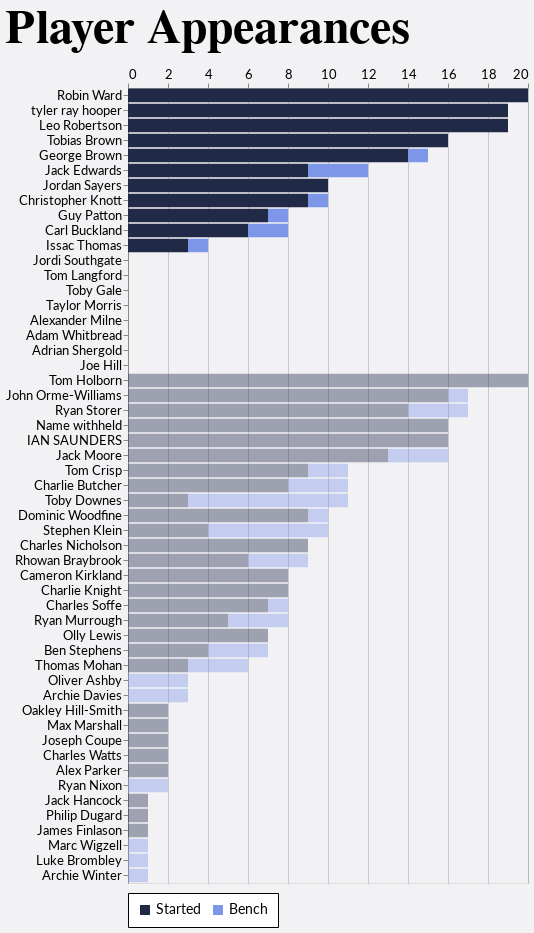

The cell this chart's notebook holds for it:
### Code cell
import altair as alt
from python.chart_helpers import *

# Stacked bar chart with Starts and Bench appearances per player
chart = alt.Chart(
    df.sort_values(['Highlight', 'Appearances'], ascending=[False, False])
).transform_fold(
    ['Start', 'Bench'],
    as_=['Appearance', 'Count'],
).mark_bar().encode(
    x=alt.X('sum(Count):Q', axis=alt.Axis(title=None, orient="top")),
    y=alt.Y(
        'Player:N',
        sort=alt.EncodingSortField(
            field='Highlight',
            order='descending',
            op='max'
        ),
        title=None
    ),
    color=alt.Color('Appearance:N',
        scale=alt.Scale(domain=['Start', 'Bench'], range=['#202946', '#7d96e8']),
        legend=alt.Legend(title=None, direction="horizontal", titleOrient="left", orient="bottom", labelExpr="datum.value == 'Start' ? 'Started' : 'Bench'"),
    ),
    opacity=alt.Opacity('Highlight:N', scale=alt.Scale(domain=[True, False], range=[1.0, 0.4]), legend=None),
    order=alt.Order('Appearance:N', sort='descending'),
    tooltip=[
        alt.Tooltip('Player:N', title='Player'),
        alt.Tooltip('sum(Count):Q', title='Appearances'),
        alt.Tooltip('Appearance:N', title='Type')
    ]
).properties(
    width=400,
    height=alt.Step(15),
    title='Player Appearances'
)

chart

### Figure 1 — Vega-Lite specification as saved in the notebook (floating-point values rounded to 4 significant figures)
{"config": {"axis": {"labelFont": "Lato, sans-serif", "titleFont": "PT Sans Narrow, Helvetica Neue, Helvetica, Arial, sans-serif", "labelFontSize": 13, "titleFontSize": 24, "gridColor": "#202947", "gridOpacity": 0.2}, "header": {"labelFont": "PT Sans Narrow, Helvetica Neue, Helvetica, Arial, sans-serif", "titleFont": "PT Sans Narrow, Helvetica Neue, Helvetica, Arial, sans-serif", "labelFontSize": 24, "titleFontSize": 28, "labelFontWeight": "bold", "orient": "left"}, "legend": {"labelFont": "Lato, sans-serif", "titleFont": "PT Sans Narrow, Helvetica Neue, Helvetica, Arial, sans-serif", "labelFontSize": 14, "titleFontSize": 16, "titlePadding": 5, "fillColor": "white", "strokeColor": "black", "padding": 10, "titleFontWeight": "lighter", "titleFontStyle": "italic", "titleColor": "gray", "offset": 10}, "title": {"font": "PT Sans Narrow, Helvetica Neue, Helvetica, Arial, sans-serif", "fontSize": 48, "fontWeight": "bold", "anchor": "start", "align": "center", "titlePadding": 20, "subtitlePadding": 10, "subtitleFontSize": 13, "subtitleColor": "", "subtitleFontStyle": "italic", "offset": 15, "color": "black"}, "axisX": {"labelAngle": 0}, "facet": {"title": null, "header": null, "align": {"row": "each", "column": "each"}}, "resolve": {"scale": {"y": "independent", "facet": "independent"}}, "background": "#f2f1f4"}, "data": {"name": "data-11bba83cf526e9bb4881eab44f7adfa8"}, "mark": {"type": "bar"}, "encoding": {"color": {"field": "Appearance", "legend": {"direction": "horizontal", "labelExpr": "datum.value == 'Start' ? 'Started' : 'Bench'", "orient": "bottom", "title": null, "titleOrient": "left"}, "scale": {"domain": ["Start", "Bench"], "range": ["#202946", "#7d96e8"]}, "type": "nominal"}, "opacity": {"field": "Highlight", "legend": null, "scale": {"domain": [true, false], "range": [1.0, 0.4]}, "type": "nominal"}, "order": {"field": "Appearance", "sort": "descending", "type": "nominal"}, "tooltip": [{"field": "Player", "title": "Player", "type": "nominal"}, {"aggregate": "sum", "field": "Count", "title": "Appearances", "type": "quantitative"}, {"field": "Appearance", "title": "Type", "type": "nominal"}], "x": {"aggregate": "sum", "axis": {"orient": "top", "title": null}, "field": "Count", "type": "quantitative"}, "y": {"field": "Player", "sort": {"field": "Highlight", "op": "max", "order": "descending"}, "title": null, "type": "nominal"}}, "height": {"step": 15}, "title": "Player Appearances", "transform": [{"fold": ["Start", "Bench"], "as": ["Appearance", "Count"]}], "width": 400, "$schema": "https://vega.github.io/schema/vega-lite/v5.20.1.json", "datasets": {"data-11bba83cf526e9bb4881eab44f7adfa8": [{"Player": "Robin Ward", "Start": 20, "Appearances": 20, "Bench": 0, "Highlight": true}, {"Player": "tyler ray hooper", "Start": 19, "Appearances": 19, "Bench": 0, "Highlight": true}, {"Player": "Leo Robertson", "Start": 19, "Appearances": 19, "Bench": 0, "Highlight": true}, {"Player": "Tobias Brown", "Start": 16, "Appearances": 16, "Bench": 0, "Highlight": true}, {"Player": "George Brown", "Start": 14, "Appearances": 15, "Bench": 1, "Highlight": true}, {"Player": "Jack Edwards", "Start": 9, "Appearances": 12, "Bench": 3, "Highlight": true}, {"Player": "Jordan Sayers", "Start": 10, "Appearances": 10, "Bench": 0, "Highlight": true}, {"Player": "Christopher Knott", "Start": 9, "Appearances": 10, "Bench": 1, "Highlight": true}, {"Player": "Guy Patton", "Start": 7, "Appearances": 8, "Bench": 1, "Highlight": true}, {"Player": "Carl Buckland", "Start": 6, "Appearances": 8, "Bench": 2, "Highlight": true}, {"Player": "Issac Thomas", "Start": 3, "Appearances": 4, "Bench": 1, "Highlight": true}, {"Player": "Jordi Southgate", "Start": 0, "Appearances": 0, "Bench": 0, "Highlight": true}, {"Player": "Tom Langford", "Start": 0, "Appearances": 0, "Bench": 0, "Highlight": true}, {"Player": "Toby Gale", "Start": 0, "Appearances": 0, "Bench": 0, "Highlight": true}, {"Player": "Taylor Morris", "Start": 0, "Appearances": 0, "Bench": 0, "Highlight": true}, {"Player": "Alexander Milne", "Start": 0, "Appearances": 0, "Bench": 0, "Highlight": true}, {"Player": "Adam Whitbread", "Start": 0, "Appearances": 0, "Bench": 0, "Highlight": true}, {"Player": "Adrian Shergold", "Start": 0, "Appearances": 0, "Bench": 0, "Highlight": true}, {"Player": "Joe Hill", "Start": 0, "Appearances": 0, "Bench": 0, "Highlight": true}, {"Player": "Tom Holborn", "Start": 20, "Appearances": 20, "Bench": 0, "Highlight": false}, {"Player": "John Orme-Williams", "Start": 16, "Appearances": 17, "Bench": 1, "Highlight": false}, {"Player": "Ryan Storer", "Start": 14, "Appearances": 17, "Bench": 3, "Highlight": false}, {"Player": "Name withheld", "Start": 16, "Appearances": 16, "Bench": 0, "Highlight": false}, {"Player": "IAN SAUNDERS", "Start": 16, "Appearances": 16, "Bench": 0, "Highlight": false}, {"Player": "Jack Moore", "Start": 13, "Appearances": 16, "Bench": 3, "Highlight": false}, {"Player": "Tom Crisp", "Start": 9, "Appearances": 11, "Bench": 2, "Highlight": false}, {"Player": "Charlie Butcher", "Start": 8, "Appearances": 11, "Bench": 3, "Highlight": false}, {"Player": "Toby Downes", "Start": 3, "Appearances": 11, "Bench": 8, "Highlight": false}, {"Player": "Dominic Woodfine", "Start": 9, "Appearances": 10, "Bench": 1, "Highlight": false}, {"Player": "Stephen Klein", "Start": 4, "Appearances": 10, "Bench": 6, "Highlight": false}, {"Player": "Charles Nicholson", "Start": 9, "Appearances": 9, "Bench": 0, "Highlight": false}, {"Player": "Rhowan Braybrook", "Start": 6, "Appearances": 9, "Bench": 3, "Highlight": false}, {"Player": "Cameron Kirkland", "Start": 8, "Appearances": 8, "Bench": 0, "Highlight": false}, {"Player": "Charlie Knight", "Start": 8, "Appearances": 8, "Bench": 0, "Highlight": false}, {"Player": "Charles Soffe", "Start": 7, "Appearances": 8, "Bench": 1, "Highlight": false}, {"Player": "Ryan Murrough", "Start": 5, "Appearances": 8, "Bench": 3, "Highlight": false}, {"Player": "Olly Lewis", "Start": 7, "Appearances": 7, "Bench": 0, "Highlight": false}, {"Player": "Ben Stephens", "Start": 4, "Appearances": 7, "Bench": 3, "Highlight": false}, {"Player": "Thomas Mohan", "Start": 3, "Appearances": 6, "Bench": 3, "Highlight": false}, {"Player": "Oliver Ashby", "Start": 0, "Appearances": 3, "Bench": 3, "Highlight": false}, {"Player": "Archie Davies", "Start": 0, "Appearances": 3, "Bench": 3, "Highlight": false}, {"Player": "Oakley Hill-Smith", "Start": 2, "Appearances": 2, "Bench": 0, "Highlight": false}, {"Player": "Max Marshall", "Start": 2, "Appearances": 2, "Bench": 0, "Highlight": false}, {"Player": "Joseph Coupe", "Start": 2, "Appearances": 2, "Bench": 0, "Highlight": false}, {"Player": "Charles Watts", "Start": 2, "Appearances": 2, "Bench": 0, "Highlight": false}, {"Player": "Alex Parker", "Start": 2, "Appearances": 2, "Bench": 0, "Highlight": false}, {"Player": "Ryan Nixon", "Start": 0, "Appearances": 2, "Bench": 2, "Highlight": false}, {"Player": "Jack Hancock", "Start": 1, "Appearances": 1, "Bench": 0, "Highlight": false}, {"Player": "Philip Dugard", "Start": 1, "Appearances": 1, "Bench": 0, "Highlight": false}, {"Player": "James Finlason", "Start": 1, "Appearances": 1, "Bench": 0, "Highlight": false}, {"Player": "Marc Wigzell", "Start": 0, "Appearances": 1, "Bench": 1, "Highlight": false}, {"Player": "Luke Brombley", "Start": 0, "Appearances": 1, "Bench": 1, "Highlight": false}, {"Player": "Archie Winter", "Start": 0, "Appearances": 1, "Bench": 1, "Highlight": false}]}}
